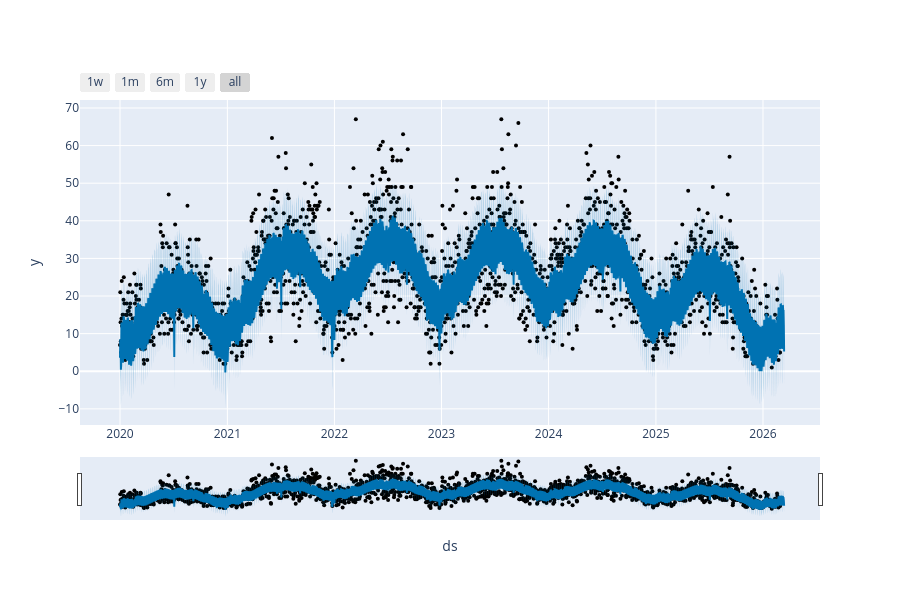
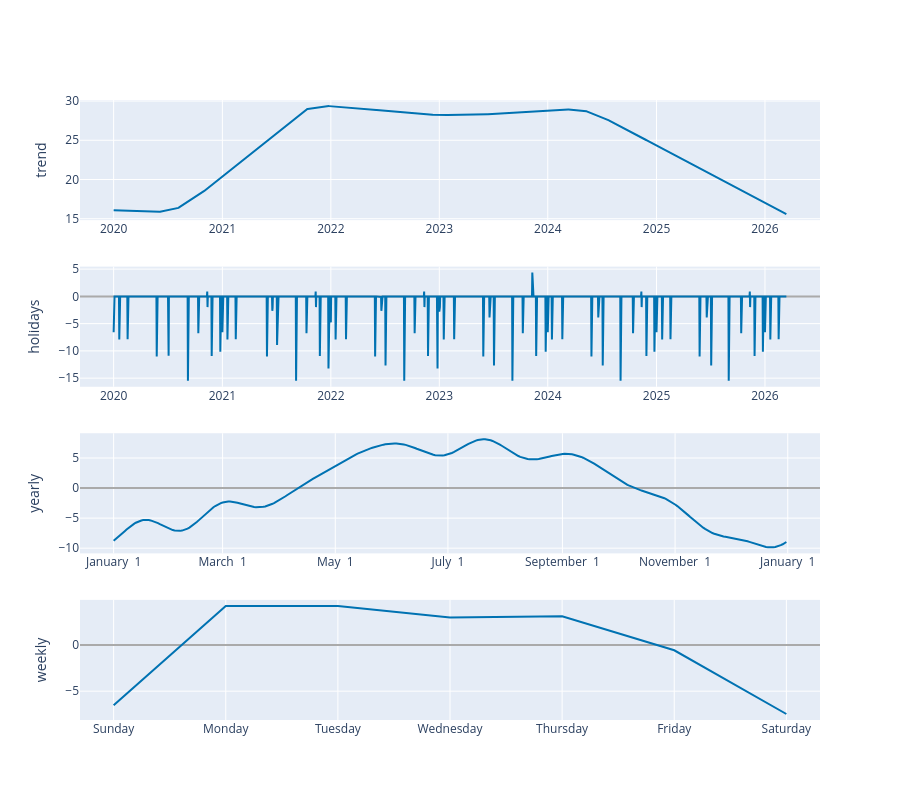

The notebook cell saved with these charts, in order:
### Markdown cell above
## Plots and Evaluation of the Model

### Code cell
fig1 = plot_plotly(m, forecast)
fig1.show()

fig2 = plot_components_plotly(m, forecast)
fig2.show()

### Figure 1 — Plotly figure (JSON) as saved in the notebook; plotly's stock layout.template omitted (floating-point values rounded to 4 significant figures; data arrays with more than 128 entries replaced by an {"elided": "..."} marker saying what was removed)
{"data": [{"marker": {"color": "black", "size": 4}, "mode": "markers", "name": "Actual", "type": "scatter", "x": {"elided": "2250 str values"}, "y": {"elided": "2250 int values"}}, {"hoverinfo": "skip", "line": {"width": 0}, "mode": "lines", "type": "scatter", "x": {"elided": "2264 str values"}, "y": {"elided": "2264 float values"}}, {"fill": "tonexty", "fillcolor": "rgba(0, 114, 178, 0.2)", "line": {"color": "#0072B2", "width": 2}, "mode": "lines", "name": "Predicted", "type": "scatter", "x": {"elided": "2264 str values"}, "y": {"elided": "2264 float values"}}, {"fill": "tonexty", "fillcolor": "rgba(0, 114, 178, 0.2)", "hoverinfo": "skip", "line": {"width": 0}, "mode": "lines", "type": "scatter", "x": {"elided": "2264 str values"}, "y": {"elided": "2264 float values"}}], "layout": {"height": 600, "showlegend": false, "width": 900, "xaxis": {"rangeselector": {"buttons": [{"count": 7, "label": "1w", "step": "day", "stepmode": "backward"}, {"count": 1, "label": "1m", "step": "month", "stepmode": "backward"}, {"count": 6, "label": "6m", "step": "month", "stepmode": "backward"}, {"count": 1, "label": "1y", "step": "year", "stepmode": "backward"}, {"step": "all"}]}, "rangeslider": {"visible": true}, "title": {"text": "ds"}, "type": "date"}, "yaxis": {"title": {"text": "y"}}}}

### Figure 2 — Plotly figure (JSON) as saved in the notebook; plotly's stock layout.template omitted (floating-point values rounded to 4 significant figures; data arrays with more than 128 entries replaced by an {"elided": "..."} marker saying what was removed)
{"data": [{"line": {"color": "#0072B2", "width": 2}, "mode": "lines", "name": "trend", "type": "scatter", "x": {"elided": "2264 str values"}, "xaxis": "x", "y": {"elided": "2264 float values"}, "yaxis": "y"}, {"line": {"color": "#0072B2", "width": 2}, "mode": "lines", "name": "holidays", "text": {"elided": "2264 str values"}, "type": "scatter", "x": {"elided": "2264 str values"}, "xaxis": "x2", "y": {"elided": "2264 float values"}, "yaxis": "y2"}, {"line": {"color": "#0072B2", "width": 2}, "mode": "lines", "name": "yearly", "type": "scatter", "x": {"elided": "365 str values"}, "xaxis": "x3", "y": {"elided": "365 float values"}, "yaxis": "y3"}, {"line": {"color": "#0072B2", "width": 2}, "mode": "lines", "name": "weekly", "type": "scatter", "x": ["2017-01-01T00:00:00", "2017-01-02T00:00:00", "2017-01-03T00:00:00", "2017-01-04T00:00:00", "2017-01-05T00:00:00", "2017-01-06T00:00:00", "2017-01-07T00:00:00"], "xaxis": "x4", "y": [-6.522, 4.237, 4.228, 2.993, 3.101, -0.5683, -7.469], "yaxis": "y4"}], "layout": {"height": 800, "showlegend": false, "width": 900, "xaxis": {"anchor": "y", "domain": [0, 1], "range": ["2019-09-09T19:12:00", "2026-07-05T04:48:00"], "type": "date"}, "xaxis2": {"anchor": "y2", "domain": [0, 1], "range": ["2019-09-09T19:12:00", "2026-07-05T04:48:00"], "type": "date"}, "xaxis3": {"anchor": "y3", "domain": [0, 1], "range": ["2016-12-13T18:54:02.958904115", "2018-01-18T11:04:57.863013581"], "tickformat": "%B %e", "type": "date"}, "xaxis4": {"anchor": "y4", "domain": [0, 1], "range": ["2016-12-31T16:48:00", "2017-01-07T07:12:00"], "tickformat": "%A", "type": "date"}, "yaxis": {"anchor": "x", "domain": [0.8063, 1], "rangemode": "normal", "title": {"text": "trend"}, "zerolinecolor": "#AAA"}, "yaxis2": {"anchor": "x2", "domain": [0.5375, 0.7312], "rangemode": "tozero", "title": {"text": "holidays"}, "zerolinecolor": "#AAA"}, "yaxis3": {"anchor": "x3", "domain": [0.2687, 0.4625], "title": {"text": "yearly"}, "zerolinecolor": "#AAA"}, "yaxis4": {"anchor": "x4", "domain": [0, 0.1938], "title": {"text": "weekly"}, "zerolinecolor": "#AAA"}}}
